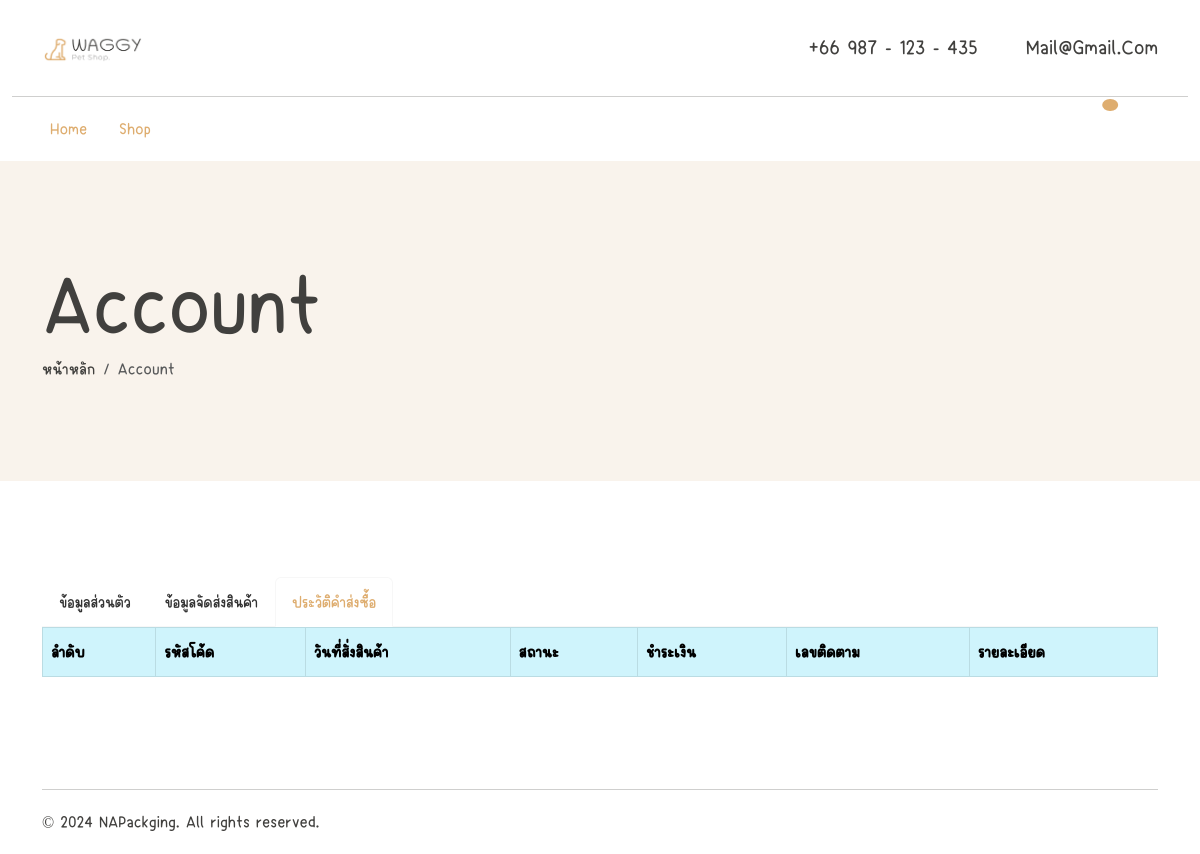
/u/account.php (signed in), run on an earlier commit of the app's database.
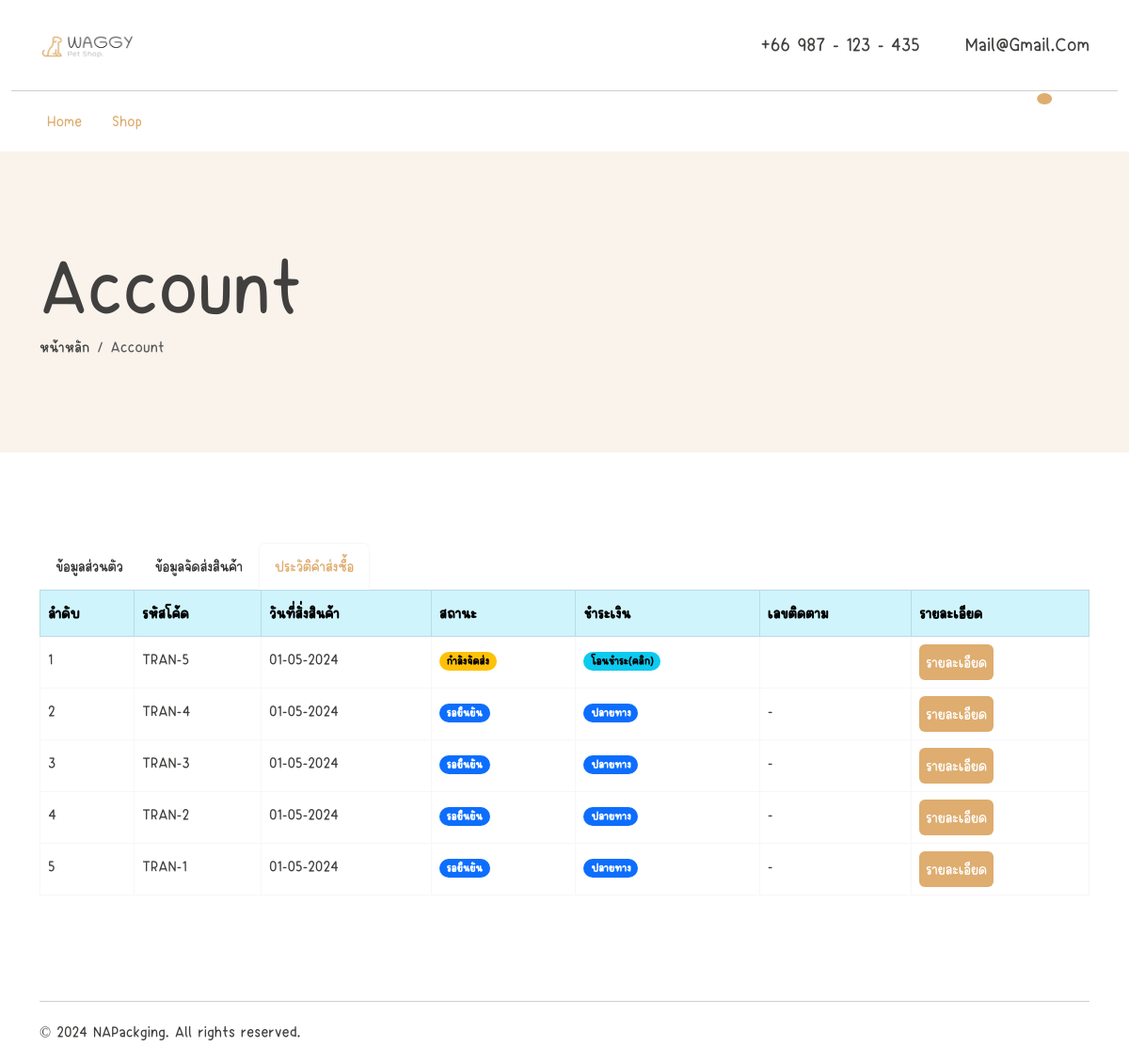
And on a later commit of the database.
### tables this page shows
CREATE TABLE `transale` (
  `id_transale` int(11) NOT NULL COMMENT 'รหัสรายการขาย',
  `date_transale` timestamp NULL DEFAULT current_timestamp() ON UPDATE current_timestamp() COMMENT 'วันที่ทำรายการขาย',
  `US_ID` int(11) DEFAULT NULL COMMENT 'รหัส',
  `status_transale` int(11) DEFAULT 1 COMMENT 'สถานะ 1 = รอยืนยัน , 2 = ยืนยันการชำระ ,  3 = กำลังจัดส่ง\r\n,  4 = สำเร็จ 5 ยกเลิก',
  `tra_slip` text DEFAULT NULL COMMENT 'หลักฐานการโอน',
  `tra_type_post` enum('1','0') DEFAULT NULL COMMENT 'การจัดส่ง 1 โอน 0 ปลายทาง\r\n',
  `tra_number_tag` varchar(100) DEFAULT NULL COMMENT 'เลขติดตาม',
  `tra_modal_type` varchar(255) DEFAULT NULL COMMENT 'แบบผลิต'
);

### config/connectdb.php (called while the page is built, shortened)
<?php
class Database
{
    private static $link = null;
    private static function getLink()
    {
        if (self::$link) {
            return self::$link;
        }
        self::$link = new PDO("mysql:host=" . DB_HOST . ";dbname=" . DB_NAME . ";charset=utf8", DB_USERNAME, DB_PASSWORD);
        self::$link->setAttribute(PDO::ATTR_ERRMODE, PDO::ERRMODE_EXCEPTION);
        return self::$link;
    }
    public static function __callStatic($name, $args)
    {
        $callback = array(self::getLink(), $name);
        return call_user_func_array($callback, $args);
    }
    public static function squery($sql, $opt = PDO::FETCH_OBJ, $all = null)
    {
        if ($all == true) {
            return self::query($sql, $opt)->fetchAll($opt);
        } else if ($all == false) {
            return self::query($sql, $opt)->fetch($opt);
        } else {
            return self::query($sql, $opt);
        }
    }
}
?>

### u/account.php (the view, shortened to what this page needs)
<!DOCTYPE html>
<html lang="en">
<head>
    <?php include("inc/head.php") ?>
</head>
<body class="">
    <?php include("inc/header.php") ?>
    <?php
    $rwRco = Database::squery("SELECT * FROM `paper_user` WHERE US_ID = '{$_SESSION["id"]}'", PDO::FETCH_OBJ, false);
    ?>
    <section id="banner" class="py-3" style="background: #F9F3EC;">
        <div class="container">
            <div class="hero-content py-5 my-3">
                <h2 class="display-1 mt-3 mb-0">Account</h2>
                <nav class="breadcrumb">
                    <a class="breadcrumb-item nav-link" href="#">หน้าหลัก</a>
                    <span class="breadcrumb-item active" aria-current="page">Account</span>
                </nav>
            </div>
        </div>
    </section>
    <div class="shopify-grid">
        <div class="container py-5 my-5">
            <ul class="nav nav-tabs" id="myTab" role="tablist">
                <li class="nav-item" role="presentation">
                    <button class="nav-link " id="h1-tab" data-bs-toggle="tab" data-bs-target="#h1-tab-pane" type="button" role="tab" aria-controls="h1-tab-pane" aria-selected="true">ข้อมูลส่วนตัว</button>
                </li>
                <li class="nav-item" role="presentation">
                    <button class="nav-link" id="h2-tab" data-bs-toggle="tab" data-bs-target="#h2-tab-pane" type="button" role="tab" aria-controls="h2-tab-pane" aria-selected="false">ข้อมูลจัดส่งสินค้า</button>
                </li>
                <li class="nav-item" role="presentation">
                    <button class="nav-link active" id="h3-tab" data-bs-toggle="tab" data-bs-target="#h3-tab-pane" type="button" role="tab" aria-controls="h3-tab-pane" aria-selected="false">ประวัติคำส่งซื้อ</button>
                </li>
            </ul>
            <div class="tab-content" id="myTabContent">
                <div class="tab-pane fade show active" id="h3-tab-pane" role="tabpanel" aria-labelledby="h3-tab" tabindex="0">
                    <table class="table table-bordered">
                        <thead>
                            <tr class="table-info">
                                <th>ลำดับ</th>
                                <th>รหัสโค้ด</th>
                                <th>วันที่สั่งสินค้า</th>
                                <th>สถานะ</th>
                                <th>ชำระเงิน</th>
                                <th>เลขติดตาม</th>
                                <th>รายละเอียด</th>
                            </tr>
                        </thead>
                        <tbody>
                            <?php
                            $sql_data = "SELECT * FROM `transale` WHERE US_ID = '{$rwRco->US_ID}' ORDER BY id_transale DESC ";
                            $result_data = Database::query($sql_data, PDO::FETCH_ASSOC); ?>
                            <?php foreach ($result_data as $k => $row) :
                                $row = (object) $row;
                            ?>
                                <tr>
                                    <td><?php echo $k + 1 ?></td>
                                    <td>TRAN-<?php echo  $row->id_transale ?></td>
                                    <td><?php echo  date("d-m-Y", strtotime($row->date_transale)) ?></td>
                                    <td>
                                        <?php
                                        $stat = "";
                                        switch ($row->status_transale) {
                                            case '1':
                                                $stat = "<span class='badge rounded-pill text-bg-primary'>รอยืนยัน</span>";
                                                break;
                                            case '3':
                                                $stat = "<span class='badge rounded-pill text-bg-warning'>กำลังจัดส่ง</span>";
                                                break;
                                        }
                                        echo  $stat;
                                        ?>
                                    </td>
                                    <td><?php
                                        $trpost = "";
                                        switch ($row->tra_type_post) {
                                            case '0':
                                                $trpost = "<span class='badge rounded-pill text-bg-primary'>ปลายทาง</span>";
                                                break;
                                            case '1':
                                                $trpost = "<a href='../img/slip/{$row->tra_slip}' target='_blank' rel='noopener noreferrer'><span class='badge rounded-pill text-bg-info'>โอนชำระ(คลิก)</span></a>";
                                                break;
                                        }
                                        echo  $trpost;
                                        ?></td>
                                    <td><?php echo  $row->tra_number_tag ?? "-" ?></td>
                                    <td>
                                        <button type="button" style="padding: 6px;" class="btn btn-primary" data-bs-toggle="modal" data-bs-target="#transale-<?php echo  $row->id_transale ?>">
                                            รายละเอียด
                                        </button>
                                    </td>
                                </tr>
                            <?php endforeach; ?>
                        </tbody>
                    </table>
                </div>
            </div>
        </div>
    </div>
    <?php include("inc/footer.php") ?>
</body>
</html>

### u/inc/head.php (shortened to what this page needs)
<?php include("../config/connectdb.php") ?>
<link rel="stylesheet" href="https://cdn.jsdelivr.net/npm/swiper@9/swiper-bundle.min.css">
<link href="https://cdn.jsdelivr.net/npm/bootstrap@5.3.0-alpha3/dist/css/bootstrap.min.css" rel="stylesheet">
<link rel="stylesheet" type="text/css" href="../css/vendor.css?v=<?php echo time() ?>">
<link rel="stylesheet" type="text/css" href="../style.css?v=<?php echo time() ?>">
<link href="https://cdn.jsdelivr.net/npm/sweetalert2@11.10.7/dist/sweetalert2.min.css" rel="stylesheet">
<link href="https://cdn.datatables.net/v/ju/jqc-1.12.4/dt-2.0.3/datatables.min.css" rel="stylesheet">

### u/inc/header.php (shortened to what this page needs)
<header>
    <div class="container py-2">
        <div class="row py-4 pb-0 pb-sm-4 align-items-center ">
            <div class="col-sm-4 col-lg-3 text-center text-sm-start">
                <div class="main-logo">
                    <a href="index.php">
                        <img src="../img/logo.png" alt="logo" class="img-fluid" style="width:100px">
                    </a>
                </div>
            </div>
            <div
                class="col-sm-8 col-lg-4 d-flex justify-content-end gap-5 align-items-center mt-4 mt-sm-0 justify-content-center justify-content-sm-end">
                <div class="support-box text-end d-none d-xl-block">
                    <h5 class="mb-0">+66 987 - 123 - 435</h5>
                </div>
                <div class="support-box text-end d-none d-xl-block">
                    <h5 class="mb-0">mail@gmail.com</h5>
                </div>
            </div>
        </div>
    </div>
    <div class="container-fluid">
        <hr class="m-0">
    </div>
    <div class="container">
        <nav class="main-menu d-flex navbar navbar-expand-lg ">
            <div class="offcanvas offcanvas-end" tabindex="-1" id="offcanvasNavbar"
                aria-labelledby="offcanvasNavbarLabel">
                <div class="offcanvas-body justify-content-between">
                    <ul class="navbar-nav menu-list list-unstyled d-flex gap-md-3 mb-0">
                        <li class="nav-item">
                            <a href="index.php" class="nav-link active">Home</a>
                        </li>
                        <li class="nav-item">
                            <a href="shop.php" class="nav-link active">Shop</a>
                        </li>
                    </ul>
                    <div class="d-none d-lg-flex align-items-end">
                        <ul class="d-flex justify-content-end list-unstyled m-0">
                            <li>
                            </li>
                            <li class="">
                                <a href="#" class="mx-3" data-bs-toggle="offcanvas" data-bs-target="#offcanvasCart"
                                    aria-controls="offcanvasCart">
                                    <span id="sumMainProduct1"
                                        class="position-absolute translate-middle badge rounded-circle bg-primary pt-2">
                                    </span>
                                </a>
                            </li>
                            <li>
                            </li>
                        </ul>
                    </div>
                </div>
            </div>
        </nav>
    </div>
</header>

### u/inc/footer.php (shortened to what this page needs)
<div id="footer-bottom">
    <div class="container">
        <hr class="m-0">
        <div class="row mt-3">
            <div class="col-md-6 copyright">
                <p class="secondary-font">© 2024 NAPackging. All rights reserved.</p>
            </div>
            <div class="col-md-6 text-md-end">
            </div>
        </div>
    </div>
</div>

### style.css (style rules this page uses)
:root { --header-height: 160px; --header-height-min: 80px; }
:root { --accent-color: #DEAD6F; --dark-color: #222222; --light-dark-color: #727272; --light-color: #fff; --grey-color: #dbdbdb; --light-grey-color: #fafafa; --primary-color: #6995B1; --light-primary-color: #eef1f3; }
:root { --body-font: 'KhaoNiawThin', cursive; --heading-font: 'KhaoNiawThin', cursive; --secondary-font: 'KhaoNiawThin', sans-serif; }
body { --bs-link-color: #333; --bs-link-hover-color: #333; --bs-link-color-rgb: 40, 40, 40; --bs-link-hover-color-rgb: 0, 0, 0; --bs-light-rgb: 248, 248, 248; --bs-font-sans-serif: 'KhaoNiawThin', cursive; --bs-body-font-family: var(--bs-font-sans-serif); --bs-body-font-size: 1rem; --bs-body-font-weight: 400; --bs-body-line-height: 2; --bs-body-color: #41403E; --bs-primary: #DEAD6F; --bs-primary-rgb: 222, 173, 111; --bs-primary-bg-subtle: #FFF9EB; --bs-border-color: #F7F7F7; --bs-secondary-rgb: 230, 243, 251; --bs-success-rgb: 238, 245, 228; --bs-danger-rgb: 249, 235, 231; --bs-warning-rgb: 255, 249, 235; --bs-info-rgb: 230, 243, 250; }
.btn-primary { padding: 1.2rem 3rem; --bs-btn-color: #fff; --bs-btn-bg: #DEAD6F; --bs-btn-border-color: transparent; --bs-btn-hover-color: #fff; --bs-btn-hover-bg: #e9b775; --bs-btn-hover-border-color: transparent; --bs-btn-focus-shadow-rgb: 49, 132, 253; --bs-btn-active-color: #fff; --bs-btn-active-bg: #DEAD6F; --bs-btn-active-border-color: transparent; --bs-btn-active-shadow: inset 0 3px 5px rgba(0, 0, 0, 0.125); --bs-btn-disabled-color: #fff; --bs-btn-disabled-bg: #d3d7dd; --bs-btn-disabled-border-color: transparent; }
body { letter-spacing: 0.01625rem; }
h1, h2, h3, h4, h5, h6 { font-family: var(--heading-font); color: var(--bs-body-color); font-weight: 400; text-transform: capitalize; }
a { text-decoration: none; }
.secondary-font { font-family: var(--secondary-font); font-weight: 300; }
.navbar-nav .nav-link.active, .navbar-nav .nav-link.show, .nav-link:focus, .nav-link:hover { color: var(--accent-color); }
.nav-tabs .nav-item.show .nav-link, .nav-tabs .nav-link.active { color: var(--accent-color); }

### u/inc/head.php (style rules this page uses)
* { font-family: 'KhaoNiawThin' !important; }

What changed in the data, as far as the page shows it:
added transale: id_transale "5", date_transale "01-05-2024", status_transale "กำลังจัดส่ง"
added transale: id_transale "4", date_transale "01-05-2024", status_transale "รอยืนยัน", tra_type_post "ปลายทาง", tra_number_tag "-"
added transale: id_transale "3", date_transale "01-05-2024", status_transale "รอยืนยัน", tra_type_post "ปลายทาง", tra_number_tag "-"
added transale: id_transale "2", date_transale "01-05-2024", status_transale "รอยืนยัน", tra_type_post "ปลายทาง", tra_number_tag "-"
added transale: id_transale "1", date_transale "01-05-2024", status_transale "รอยืนยัน", tra_type_post "ปลายทาง", tra_number_tag "-"
